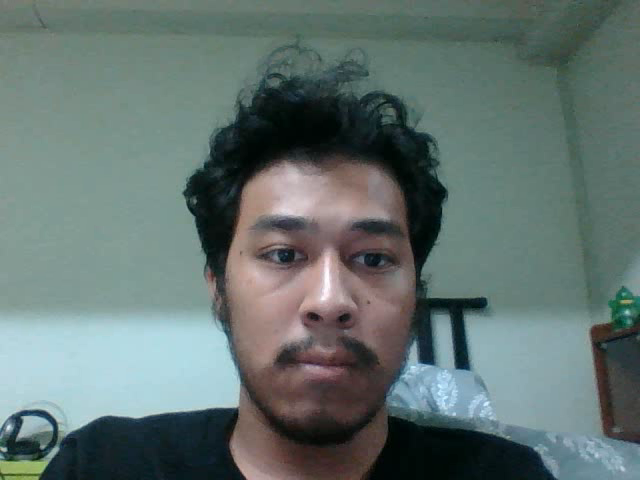
#> input picture frame 13 of output.avi, 640 x 480 px
$ python play_video.py
#> lines starting #> are read from the running program, lines starting #| are printed output that depends on the picture
import cv2

cap = cv2.VideoCapture('output.avi')

while(cap.isOpened()):
    ret, frame = cap.read()
#> frame is the input picture: shape (480, 640, 3); mean B, G, R 111.8, 114.8, 99.3

    # กำหนดค่าสีจาก frame เป็น cv2.COLOR_BGR2GRAY สีแบบเทา
    gray = cv2.cvtColor(frame, cv2.COLOR_BGR2GRAY)
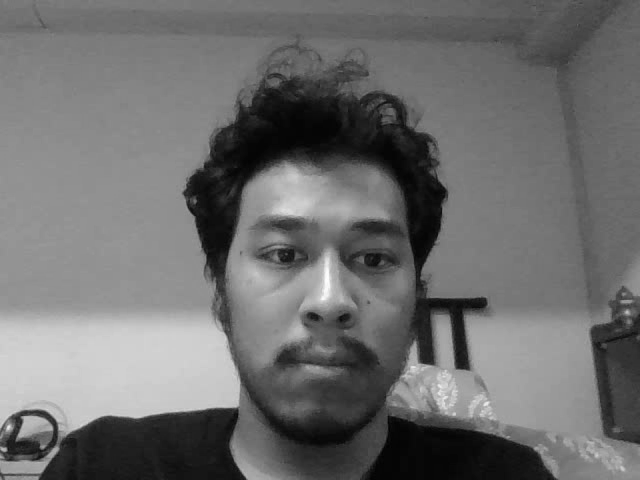
#> gray: shape (480, 640); min 1, max 254, mean 109.8

    cv2.imshow('frame',gray)
    if cv2.waitKey(1) & 0xFF == ord('q'):
#> (key q is pressed here)
        break

cap.release()
cv2.destroyAllWindows()

$ run again, starting later in the video
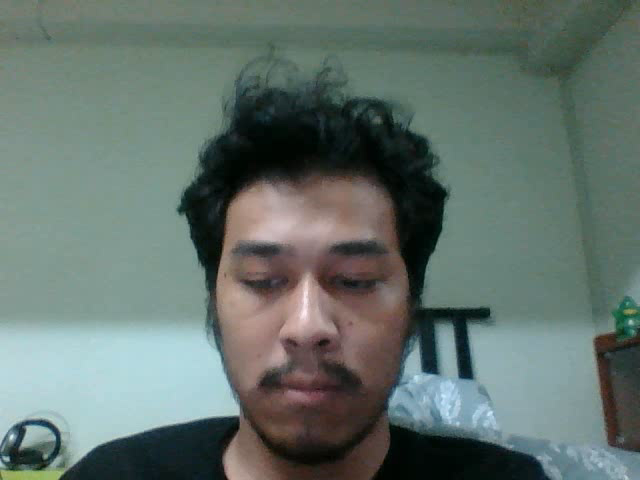
#> input picture frame 60 of output.avi, 640 x 480 px
#> frame is the input picture: shape (480, 640, 3); mean B, G, R 108.4, 114.3, 99.9
#> `gray = cv2.cvtColor(frame, cv2.COLOR_BGR2GRAY)`:
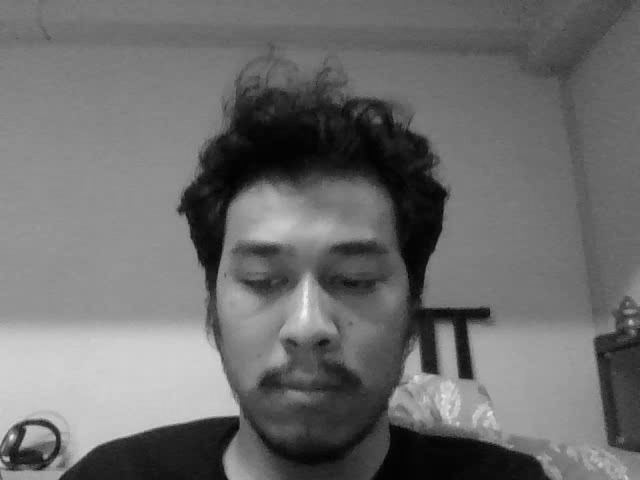
#> gray: shape (480, 640); min 2, max 243, mean 109.3

$ run again, starting later in the video
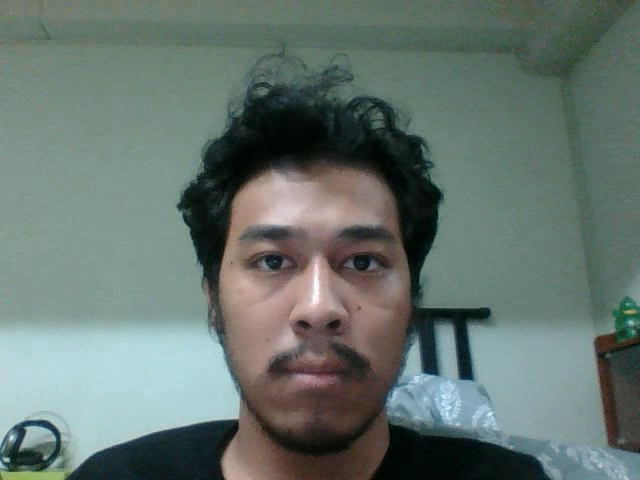
#> input picture frame 107 of output.avi, 640 x 480 px
#> frame is the input picture: shape (480, 640, 3); mean B, G, R 110.9, 117, 102.2
#> `gray = cv2.cvtColor(frame, cv2.COLOR_BGR2GRAY)`:
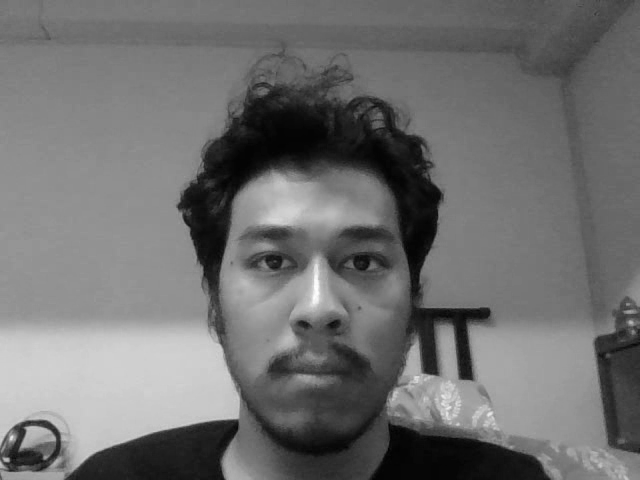
#> gray: shape (480, 640); min 1, max 254, mean 111.8
